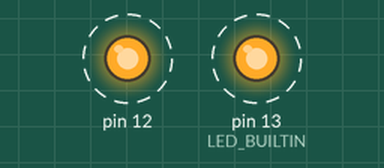
Simulated run of this sketch. Board: Arduino Uno, built with avr-gcc and run on an emulated ATmega328P. On the bench: output pins drawn as LEDs (lit = HIGH). Dashed ring = blinking.

Above: at 0.19 s.
Timing chart, 0 to 5.1 s (numbered marks = the images above):
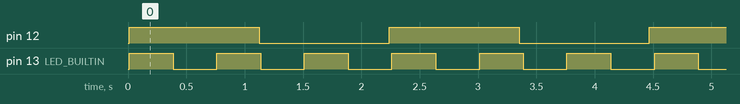

The sketch:

project.ino
```cpp
/* Diese Datei ist lediglich für die ArduinoIDE als "ProjektFile"
 * Der Rest des Programms muss wie folgt organisiert sein:
 *
 * 00_mutlitasking  - Framework für Multitasking
 * 01_main          - Main loop und definition der Tasks
 *
 * t00_name1        - erster Task
 * t01_name2        - zweiter Task usw.
 */
```

00_multitasking.ino
```cpp
/* Framework, um Multitasking zu simulieren
 *  Prinzip:
 *  Jeder Task besteht aus zwei Funktionen: task1_setup() und task1(int tasknr)
 *  Das Framework ruft in regelmässigen Abständen alle registrierten Task auf. Ein Aufruf wird im Folgenden "tick" genannt. Wir oft die ticks ausgelöst werden kann definiert werden.
 *  Standardmässig werden sie alle 1/100s aufgerufen
 *
 *  Jeder Task besitzt einen state. Der state ist eine Zahl. Der stat kann genutzt werden, um dem Task mitzuteilen, wo er sich befinden. Z.B. kann state benutzt werden, um zu speichern,
 *  ob eine LED an ist oder nicht.
 *  Die Task-Funktion gibt einen int zurück. Dieser teilt dem Framework mit, nach wie vielen Ticks der Task erneut aufgerufen wurde. 0 - Aufruf beim nöcshten Tick. -1 kein Aufruf mehr
 *
 *
 *  Tasks können den state eines anderen Task ändern (dadurch ist eine Fremdsteuerung möglich)
 *
 *
 */

#define maxTasks 100

typedef int (*FunctionCallback)(int,int);
FunctionCallback tasks[maxTasks];

int taskcount;
int tickdelay = 10;                             // 10 ms delay zum nächsten Tick -> 100x pro Sekunde
unsigned long lasttick = millis();              // marker für die Erzeugung des Ticks

int waitticks[maxTasks];                        // speichert die zu wartenden ticks, bis ein Task erneut aufgerufen wird
int states[maxTasks];                           // speichert die aktuellen states der Tasks

void setState(int tasknr,int state)
{
  states[tasknr]=state;
}

void callTasks()
{
    //schon wieder Zeit für Tick?
    if (millis()-lasttick>tickdelay)
    {
      lasttick = millis();
      for (int i=0; i<taskcount; i++)
      {
        if (waitticks[i]!=-1) //bei -1 Task nicht starten
        {
          waitticks[i]--;
          if (waitticks[i]<0)
          {
            waitticks[i] = tasks[i](i,states[i]);
          }
        }
      }

    }
}
```

01_main.ino
```cpp
void setup() {
  // setup-Funktionen der Tasks ausrufen, wenn nötig
  task1_setup();
  task2_setup();

  taskcount = 2;

  //tasks definieren
  tasks[0] = &task1;
  waitticks[0] = 0;     // nicht warten, sondern sofort ausführen
  states[0] =0;         // state setzen

  tasks[1] = &task2;
  waitticks[1] = 0;
  states[1] = 0;

}

void loop() {
  callTasks();
}
```

t00_task1.ino
```cpp
void task1_setup()
{
  pinMode(LED_BUILTIN, OUTPUT);
}

int task1(int tasknr, int state)
{
  if (state==0)
  {
    digitalWrite(LED_BUILTIN, HIGH);   // turn the LED on (HIGH is the voltage level)
    setState(tasknr,1);
  }
  else
  {
    digitalWrite(LED_BUILTIN, LOW);    // turn the LED off by making the voltage LOW
    setState(tasknr,0);

  }

  return 33; //nach 50 ticks (= 50x 1/100s) erneut aufrufen
}
```

t01_task2.ino
```cpp
void task2_setup()
{
  pinMode(12, OUTPUT);
}

int task2(int tasknr, int state)
{
  if (state==0)
  {
    digitalWrite(12, HIGH);   // turn the LED on (HIGH is the voltage level)
    setState(tasknr,1);
  }
  else
  {
    digitalWrite(12, LOW);    // turn the LED off by making the voltage LOW
    setState(tasknr,0);

  }

  return 100; //nach 50 ticks (= 50x 1/100s) erneut aufrufen
}
```

Measured:
- by itself, pin 12: alternates HIGH for 1.1 s and LOW for 1.1 s
- by itself, pin 13 (LED_BUILTIN): alternates HIGH for 0.37 s and LOW for 0.37 s
